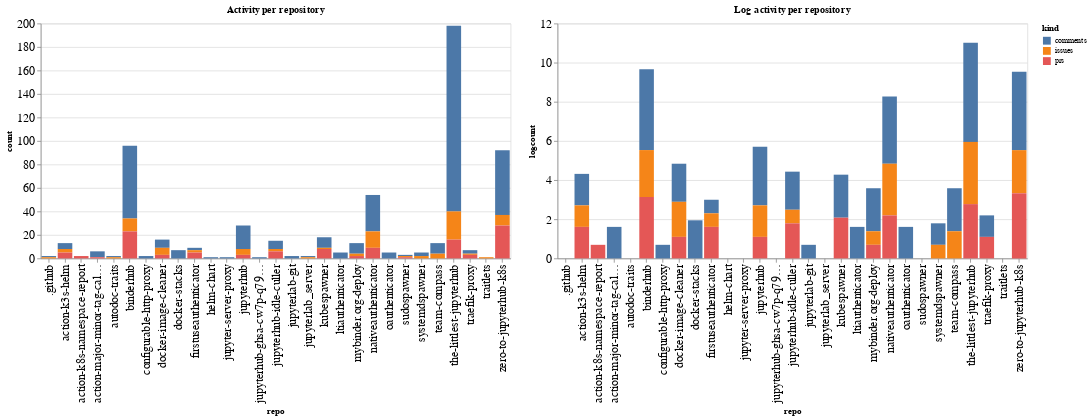

This figure's notebook cell:
### Code cell
ch1 = alt.Chart(repo_summaries, width=600, title="Activity per repository").mark_bar().encode(
    x='repo',
    y='count',
    color='kind',
    tooltip="kind"
)

ch2 = alt.Chart(repo_summaries, width=600, title="Log activity per repository").mark_bar().encode(
    x='repo',
    y='logcount',
    color='kind',
    tooltip="kind"
)

ch1 | ch2

### Figure 1 — Vega-Lite specification as saved in the notebook (floating-point values rounded to 4 significant figures)
{"config": {"axisLeft": {"labelFontSize": 15}, "axisBottom": {"labelFontSize": 15}}, "hconcat": [{"mark": "bar", "encoding": {"color": {"type": "nominal", "field": "kind"}, "tooltip": {"type": "nominal", "field": "kind"}, "x": {"type": "nominal", "field": "repo"}, "y": {"type": "quantitative", "field": "count"}}, "title": "Activity per repository", "width": 600}, {"mark": "bar", "encoding": {"color": {"type": "nominal", "field": "kind"}, "tooltip": {"type": "nominal", "field": "kind"}, "x": {"type": "nominal", "field": "repo"}, "y": {"type": "quantitative", "field": "logcount"}}, "title": "Log activity per repository", "width": 600}], "data": {"name": "data-a48d275cf82067c924538e5963c39b32"}, "$schema": "https://vega.github.io/schema/vega-lite/v4.8.1.json", "datasets": {"data-a48d275cf82067c924538e5963c39b32": [{"repo": ".github", "kind": "comments", "count": 1, "logcount": 0.0}, {"repo": ".github", "kind": "issues", "count": 1, "logcount": 0.0}, {"repo": "action-k3s-helm", "kind": "comments", "count": 5, "logcount": 1.609}, {"repo": "action-k3s-helm", "kind": "issues", "count": 3, "logcount": 1.099}, {"repo": "action-k3s-helm", "kind": "prs", "count": 5, "logcount": 1.609}, {"repo": "action-k8s-namespace-report", "kind": "prs", "count": 2, "logcount": 0.6931}, {"repo": "action-major-minor-tag-calculator", "kind": "comments", "count": 5, "logcount": 1.609}, {"repo": "action-major-minor-tag-calculator", "kind": "prs", "count": 1, "logcount": 0.0}, {"repo": "autodoc-traits", "kind": "comments", "count": 1, "logcount": 0.0}, {"repo": "autodoc-traits", "kind": "issues", "count": 1, "logcount": 0.0}, {"repo": "binderhub", "kind": "comments", "count": 62, "logcount": 4.127}, {"repo": "binderhub", "kind": "issues", "count": 11, "logcount": 2.398}, {"repo": "binderhub", "kind": "prs", "count": 23, "logcount": 3.135}, {"repo": "configurable-http-proxy", "kind": "comments", "count": 2, "logcount": 0.6931}, {"repo": "docker-image-cleaner", "kind": "comments", "count": 7, "logcount": 1.946}, {"repo": "docker-image-cleaner", "kind": "issues", "count": 6, "logcount": 1.792}, {"repo": "docker-image-cleaner", "kind": "prs", "count": 3, "logcount": 1.099}, {"repo": "docker-stacks", "kind": "comments", "count": 7, "logcount": 1.946}, {"repo": "firstuseauthenticator", "kind": "comments", "count": 2, "logcount": 0.6931}, {"repo": "firstuseauthenticator", "kind": "issues", "count": 2, "logcount": 0.6931}, {"repo": "firstuseauthenticator", "kind": "prs", "count": 5, "logcount": 1.609}, {"repo": "helm-chart", "kind": "comments", "count": 1, "logcount": 0.0}, {"repo": "jupyter-server-proxy", "kind": "comments", "count": 1, "logcount": 0.0}, {"repo": "jupyterhub", "kind": "comments", "count": 20, "logcount": 2.996}, {"repo": "jupyterhub", "kind": "issues", "count": 5, "logcount": 1.609}, {"repo": "jupyterhub", "kind": "prs", "count": 3, "logcount": 1.099}, {"repo": "jupyterhub-ghsa-cw7p-q79f-m2v7", "kind": "comments", "count": 1, "logcount": 0.0}, {"repo": "jupyterhub-idle-culler", "kind": "comments", "count": 7, "logcount": 1.946}, {"repo": "jupyterhub-idle-culler", "kind": "issues", "count": 2, "logcount": 0.6931}, {"repo": "jupyterhub-idle-culler", "kind": "prs", "count": 6, "logcount": 1.792}, {"repo": "jupyterlab-git", "kind": "comments", "count": 2, "logcount": 0.6931}, {"repo": "jupyterlab_server", "kind": "comments", "count": 1, "logcount": 0.0}, {"repo": "jupyterlab_server", "kind": "issues", "count": 1, "logcount": 0.0}, {"repo": "kubespawner", "kind": "comments", "count": 9, "logcount": 2.197}, {"repo": "kubespawner", "kind": "issues", "count": 1, "logcount": 0.0}, {"repo": "kubespawner", "kind": "prs", "count": 8, "logcount": 2.079}, {"repo": "ltiauthenticator", "kind": "comments", "count": 5, "logcount": 1.609}, {"repo": "mybinder.org-deploy", "kind": "comments", "count": 9, "logcount": 2.197}, {"repo": "mybinder.org-deploy", "kind": "issues", "count": 2, "logcount": 0.6931}, {"repo": "mybinder.org-deploy", "kind": "prs", "count": 2, "logcount": 0.6931}, {"repo": "nativeauthenticator", "kind": "comments", "count": 31, "logcount": 3.434}, {"repo": "nativeauthenticator", "kind": "issues", "count": 14, "logcount": 2.639}, {"repo": "nativeauthenticator", "kind": "prs", "count": 9, "logcount": 2.197}, {"repo": "oauthenticator", "kind": "comments", "count": 5, "logcount": 1.609}, {"repo": "sudospawner", "kind": "comments", "count": 1, "logcount": 0.0}, {"repo": "sudospawner", "kind": "issues", "count": 1, "logcount": 0.0}, {"repo": "sudospawner", "kind": "prs", "count": 1, "logcount": 0.0}, {"repo": "systemdspawner", "kind": "comments", "count": 3, "logcount": 1.099}, {"repo": "systemdspawner", "kind": "issues", "count": 2, "logcount": 0.6931}, {"repo": "team-compass", "kind": "comments", "count": 9, "logcount": 2.197}, {"repo": "team-compass", "kind": "issues", "count": 4, "logcount": 1.386}, {"repo": "the-littlest-jupyterhub", "kind": "comments", "count": 158, "logcount": 5.063}, {"repo": "the-littlest-jupyterhub", "kind": "issues", "count": 24, "logcount": 3.178}, {"repo": "the-littlest-jupyterhub", "kind": "prs", "count": 16, "logcount": 2.773}, {"repo": "traefik-proxy", "kind": "comments", "count": 3, "logcount": 1.099}, {"repo": "traefik-proxy", "kind": "issues", "count": 1, "logcount": 0.0}, {"repo": "traefik-proxy", "kind": "prs", "count": 3, "logcount": 1.099}, {"repo": "traitlets", "kind": "issues", "count": 1, "logcount": 0.0}, {"repo": "zero-to-jupyterhub-k8s", "kind": "comments", "count": 55, "logcount": 4.007}, {"repo": "zero-to-jupyterhub-k8s", "kind": "issues", "count": 9, "logcount": 2.197}, {"repo": "zero-to-jupyterhub-k8s", "kind": "prs", "count": 28, "logcount": 3.332}]}}
